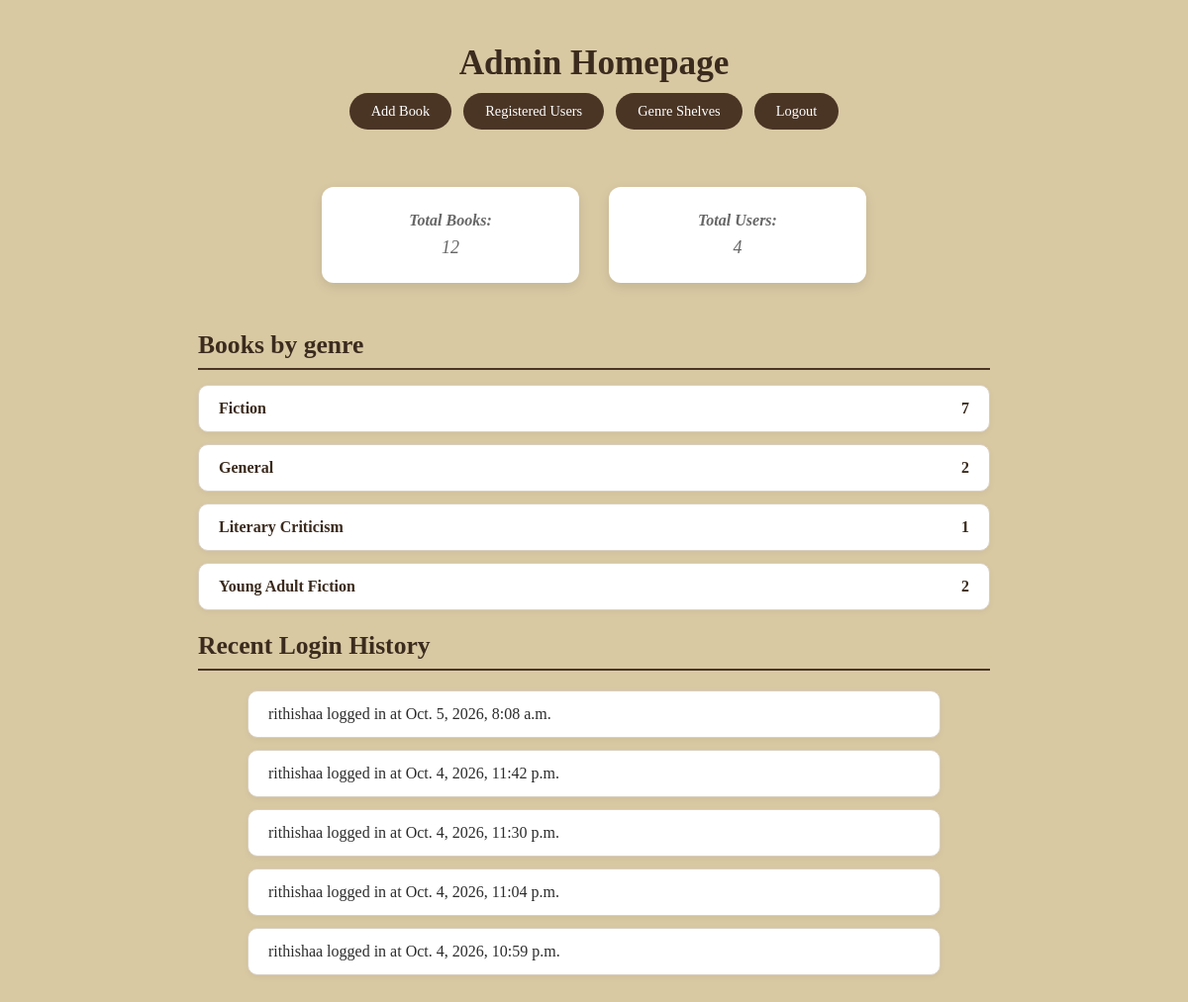
Before: /home/ (signed in) with the older database file.
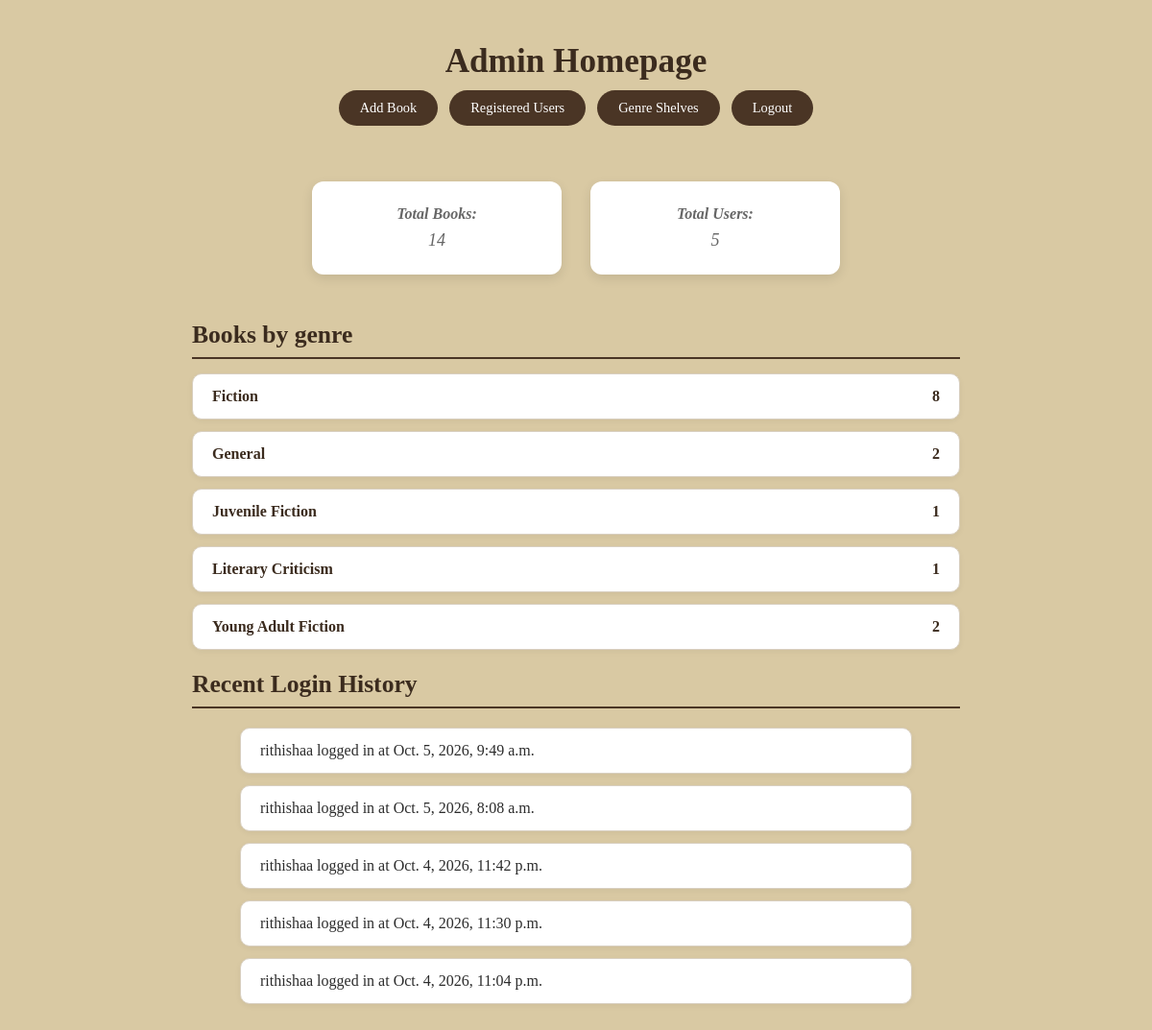
After: the same page with the newer database file.
### catalog/models.py (models this page shows, shortened)
class UserLoginLog(models.Model):
    user = models.ForeignKey(User, on_delete=models.CASCADE, null=True, blank=True)
    login_time = models.DateTimeField(auto_now_add=True)

### catalog/views.py (the view)
# urls.py: path('home/', views.admin_home, name='admin_home'),
def admin_home(request):
    if not request.user.is_authenticated or not request.user.is_staff:
        messages.error(request, "Unauthorized access.")
        return redirect('admin_login')
    total_books = Book.objects.count()
    total_users = User.objects.filter(is_staff=False).count()
    genre_counts = (Book.objects.exclude(genre__isnull=True).exclude(genre__exact='').values('genre').annotate(total=Count('book_id')).order_by('genre'))
    admin_login_logs = UserLoginLog.objects.filter(user__is_staff=True).order_by('-login_time')[:5] #fetching logs
    print(f"DEBUG COUNTS -> Books: {total_books}, Users: {total_users}")
    context = {
        'total_books': total_books,
        'total_users': total_users,
        'genre_counts': genre_counts,
        'login_logs': admin_login_logs,
    }
    return render(request, 'catalog/admin_home.html', context)

### catalog/templates/catalog/admin_home.html (shortened to what this page needs)
<!DOCTYPE html>
<html lang="en">
<head>
    {% load static %}
    <link rel="stylesheet" href="{% static 'catalog/style.css' %}">
</head>
<body class="book-background-plain">
<div class="admin-container">
    <h1>Admin Homepage</h1>
    <nav>
        <a href="{% url 'search_google_books' %}">
            Add Book
        </a>
        <a href="{% url 'admin_registered_users' %}">
            Registered Users
        </a>
        <a href="{% url 'admin_genre_shelves' %}">
            Genre Shelves
        </a>
        <a href="{% url 'logout' %}">
            Logout
        </a>
    </nav>
    <div class="stats-container">
        <p>
            <strong>Total Books:</strong>
            {{ total_books }}
        </p>
        <p>
            <strong>Total Users:</strong>
            {{ total_users }}
        </p>
    </div>
    <div class="genre-container">
        <h2>Books by genre</h2>
        <div class="genre-list">
            {% for genre in genre_counts %}
                <div class="genre-card">
                    <h3>{{ genre.genre }}</h3>
                    <p>{{ genre.total }}</p>
                </div>
            {% empty %}
                <p>No genres available.</p>
            {% endfor %}
        </div>
    </div>
    <h2>Recent Login History</h2>
    <ul>
        {% for log in login_logs %}
            <li>
                {{ log.user.username }}
                logged in at
                {{ log.login_time }}
            </li>
        {% empty %}
            <li>No login history found.</li>
        {% endfor %}
    </ul>
</div>
</body>
</html>

Changed rows visible on the page:
no longer on this page (row unchanged): UserLoginLog: user.username "rithishaa", login_time "Oct. 4, 2026, 10:59 p.m."
added UserLoginLog: user.username "rithishaa", login_time "Oct. 5, 2026, 9:49 a.m."
Other visible differences:
{{ total_books }}: "12" → "14"
{{ total_users }}: "4" → "5"
new list line: "Fiction 8"
new list line: "Juvenile Fiction 1"
list line gone: "Fiction 7"
